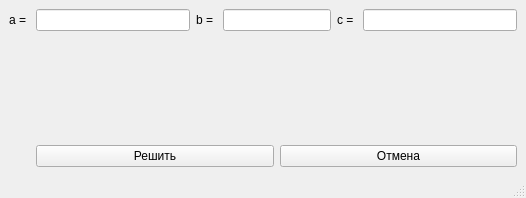
<?xml version="1.0" encoding="UTF-8"?>
<ui version="4.0">
 <class>MainWindow</class>
 <widget class="QMainWindow" name="MainWindow">
  <property name="geometry">
   <rect>
    <x>0</x>
    <y>0</y>
    <width>526</width>
    <height>198</height>
   </rect>
  </property>
  <property name="focusPolicy">
   <enum>Qt::TabFocus</enum>
  </property>
  <property name="windowTitle">
   <string>Решение квадратного уравнения</string>
  </property>
  <widget class="QWidget" name="centralwidget">
   <layout class="QGridLayout" name="gridLayout">
    <item row="0" column="0">
     <widget class="QLabel" name="label">
      <property name="text">
       <string>a = </string>
      </property>
     </widget>
    </item>
    <item row="0" column="1">
     <widget class="QLineEdit" name="lineEdit_a"/>
    </item>
    <item row="0" column="2">
     <widget class="QLabel" name="label_2">
      <property name="text">
       <string>b = </string>
      </property>
     </widget>
    </item>
    <item row="0" column="3" colspan="2">
     <widget class="QLineEdit" name="lineEdit_b"/>
    </item>
    <item row="0" column="5">
     <widget class="QLabel" name="label_3">
      <property name="text">
       <string>c = </string>
      </property>
     </widget>
    </item>
    <item row="0" column="6">
     <widget class="QLineEdit" name="lineEdit_c"/>
    </item>
    <item row="1" column="1" colspan="6">
     <widget class="QLabel" name="label_answer">
      <property name="text">
       <string/>
      </property>
     </widget>
    </item>
    <item row="2" column="1" colspan="3">
     <widget class="QPushButton" name="pushButton_solve">
      <property name="text">
       <string>Решить</string>
      </property>
     </widget>
    </item>
    <item row="2" column="4" colspan="3">
     <widget class="QPushButton" name="pushButton_undo">
      <property name="text">
       <string>Отмена</string>
      </property>
     </widget>
    </item>
   </layout>
  </widget>
  <widget class="QMenuBar" name="menubar">
   <property name="geometry">
    <rect>
     <x>0</x>
     <y>0</y>
     <width>526</width>
     <height>21</height>
    </rect>
   </property>
  </widget>
  <widget class="QStatusBar" name="statusbar"/>
 </widget>
 <resources/>
 <connections/>
</ui>
